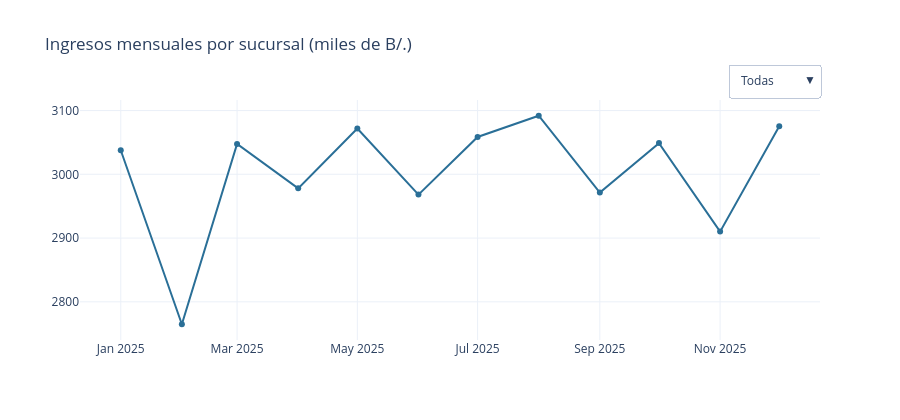

Write notebook code for a chart like this one.
### Code cell
# Interactividad propia de Plotly: filtro desplegable por sucursal sin escribir JavaScript
serie = ordenes.groupby([pd.Grouper(key="fecha", freq="MS"), "sucursal"], observed=True)["monto"].sum().unstack() / 1e3
fig = go.Figure(go.Scatter(x=serie.index, y=serie.sum(axis=1), mode="lines+markers", line=dict(color=COLOR, width=2),
                           hovertemplate="%{x|%b %Y}<br>B/. %{y:,.1f} mil<extra></extra>"))
botones = [dict(label="Todas", method="restyle", args=[{"y": [serie.sum(axis=1)]}])] + \
          [dict(label=s, method="restyle", args=[{"y": [serie[s]]}]) for s in serie.columns]
fig.update_layout(template="plotly_white", height=420, title="Ingresos mensuales por sucursal (miles de B/.)",
                  updatemenus=[dict(buttons=botones, x=1, xanchor="right", y=1.15)])
fig.show()

### Figure 1 — Plotly figure (JSON) as saved in the notebook; plotly's stock layout.template omitted (floating-point values rounded to 4 significant figures)
{"data": [{"hovertemplate": "%{x|%b %Y}<br>B/. %{y:,.1f} mil<extra></extra>", "line": {"color": "#2a6f97", "width": 2}, "mode": "lines+markers", "type": "scatter", "x": ["2025-01-01T00:00:00.000000", "2025-02-01T00:00:00.000000", "2025-03-01T00:00:00.000000", "2025-04-01T00:00:00.000000", "2025-05-01T00:00:00.000000", "2025-06-01T00:00:00.000000", "2025-07-01T00:00:00.000000", "2025-08-01T00:00:00.000000", "2025-09-01T00:00:00.000000", "2025-10-01T00:00:00.000000", "2025-11-01T00:00:00.000000", "2025-12-01T00:00:00.000000"], "y": [3038.0, 2765.0, 3048.0, 2978.0, 3072.0, 2968.0, 3059.0, 3092.0, 2971.0, 3049.0, 2910.0, 3075.0]}], "layout": {"height": 420, "title": {"text": "Ingresos mensuales por sucursal (miles de B/.)"}, "updatemenus": [{"buttons": [{"args": [{"y": [[3038.0, 2765.0, 3048.0, 2978.0, 3072.0, 2968.0, 3059.0, 3092.0, 2971.0, 3049.0, 2910.0, 3075.0]]}], "label": "Todas", "method": "restyle"}, {"args": [{"y": [[617.5, 550.6, 617.3, 610.0, 614.0, 590.9, 607.0, 617.0, 596.0, 609.1, 593.1, 608.8]]}], "label": "Chiriquí", "method": "restyle"}, {"args": [{"y": [[597.6, 555.1, 614.6, 584.4, 617.5, 589.8, 609.7, 617.3, 599.2, 617.7, 574.8, 622.6]]}], "label": "Coclé", "method": "restyle"}, {"args": [{"y": [[617.9, 547.2, 598.6, 590.3, 598.3, 602.5, 620.0, 609.1, 599.5, 599.9, 588.4, 614.9]]}], "label": "Colón", "method": "restyle"}, {"args": [{"y": [[606.6, 548.6, 611.0, 589.3, 635.2, 601.8, 609.4, 623.7, 583.6, 615.4, 576.2, 622.5]]}], "label": "Panamá", "method": "restyle"}, {"args": [{"y": [[598.1, 563.4, 606.2, 604.0, 606.7, 583.2, 612.5, 624.7, 593.2, 606.9, 577.7, 606.4]]}], "label": "Veraguas", "method": "restyle"}], "x": 1, "xanchor": "right", "y": 1.15}]}}
